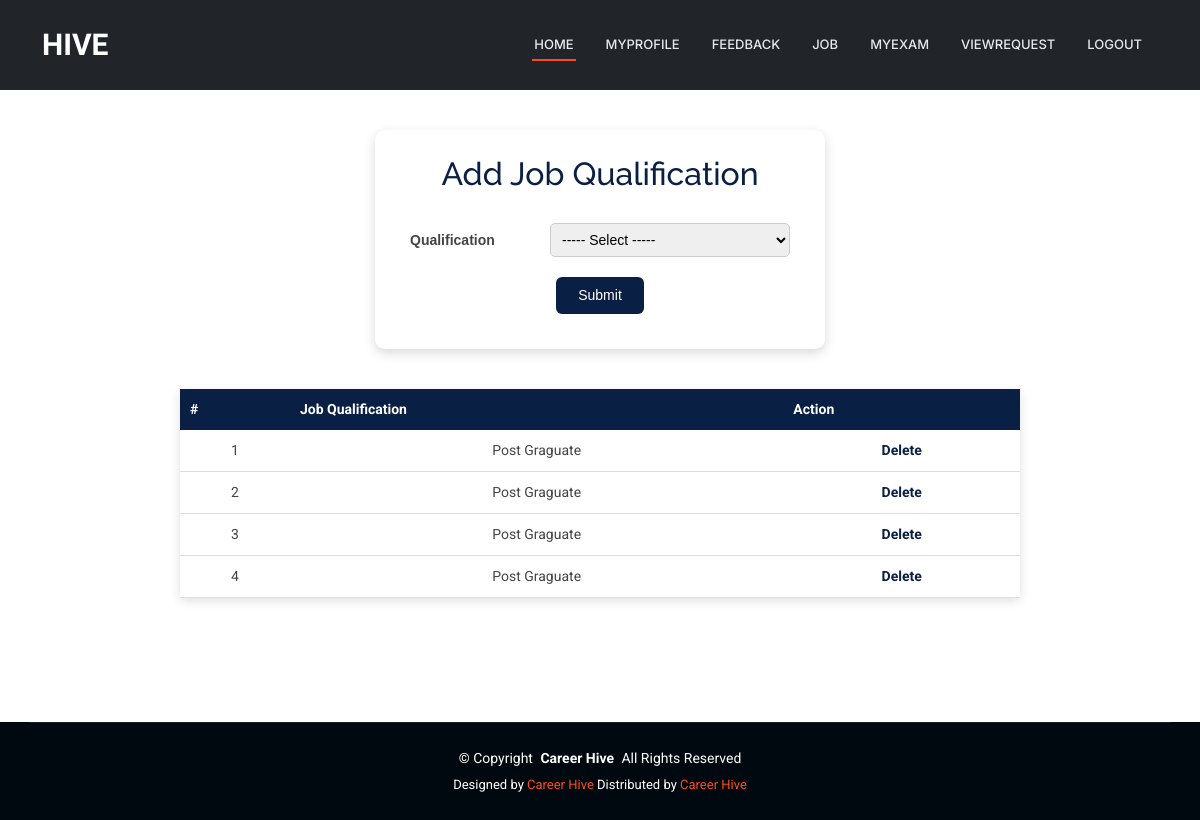
Screenshot of /JobProvider/JobQualification/12 with the database file from the repository.
### JobProvider/models.py (models this page shows)
class tbl_jobqualification(models.Model):
    qualification_id=models.ForeignKey(tbl_qualification,on_delete=models.CASCADE)
    job_id=models.ForeignKey(tbl_job,on_delete=models.CASCADE)

### Admin/models.py (models this page shows)
class tbl_qualification(models.Model):
    qualification_name=models.CharField(max_length=200)

### JobProvider/views.py (the view)
# urls.py: path('JobQualification/<int:jid>',views.JobQualification,name="JobQualification"),
def JobQualification(request,jid):
    qualificationdata=tbl_qualification.objects.all()
    jobqualificationdata=tbl_jobqualification.objects.all()
    if request.method == "POST":
        qualification=tbl_qualification.objects.get(id=request.POST.get('sel_qualification'))
        job=tbl_job.objects.get(id=jid)
        tbl_jobqualification.objects.create(qualification_id=qualification,job_id=job)
        return render(request,'JobProvider/JobQualification.html',{'msg':'Qualification Added..'})
    else:
        return render(request,'JobProvider/JobQualification.html',{'qualificationdata':qualificationdata,'jobqualificationdata':jobqualificationdata})

### JobProvider/Templates/JobProvider/JobQualification.html (shortened to what this page needs)
{% extends 'JobProvider/Header.html' %}
{% block content %}
<head>
</head>
<div class="jp-qual-wrapper">
    <div class="jp-qual-card">
        <h2>Add Job Qualification</h2>
        <form action="" method="POST">
            <table class="jp-qual-form-table">
                <tr>
                    <td>Qualification</td>
                    <td>
                        <select name="sel_qualification" class="jp-qual-select" required>
                            <option value="">----- Select -----</option>
                        </select>
                    </td>
                </tr>
                <tr>
                    <td colspan="2" align="center">
                        <input type="submit" value="Submit" class="jp-qual-btn">
                    </td>
                </tr>
            </table>
        </form>
    </div>
</div>
<div class="jp-qual-table-wrapper">
    <table class="jp-qual-table">
        <tr>
            <th>#</th>
            <th>Job Qualification</th>
            <th>Action</th>
        </tr>
        {% for i in jobqualificationdata %}
        <tr>
            <td>{{ forloop.counter }}</td>
            <td>{{ i.qualification_id.qualification_name }}</td>
            <td class="jp-qual-action">
                <a href="{% url 'JobProvider:DeleteJobqualification' i.id %}">
                    Delete
                </a>
            </td>
        </tr>
        {% endfor %}
    </table>
</div>
{% endblock %}

### Guest/static/Main/assets/css/main.css (style rules this page uses)
:root { --default-font: "Roboto", system-ui, -apple-system, "Segoe UI", Roboto, "Helvetica Neue", Arial, "Noto Sans", "Liberation Sans", sans-serif, "Apple Color Emoji", "Segoe UI Emoji", "Segoe UI Symbol", "Noto Color Emoji"; --heading-font: "Raleway", sans-serif; --nav-font: "Inter", sans-serif; }
:root { --background-color: #ffffff; --default-color: #444444; --heading-color: #273d4e; --accent-color: #ff4a17; --surface-color: #ffffff; --contrast-color: #ffffff; }
:root { --nav-color: #e5eaee; --nav-hover-color: #ff4a17; --nav-mobile-background-color: #ffffff; --nav-dropdown-background-color: #ffffff; --nav-dropdown-color: #444444; --nav-dropdown-hover-color: #ff4a17; }
:root { scroll-behavior: smooth; }
body { color: var(--default-color); background-color: var(--background-color); font-family: var(--default-font); }
a { color: var(--accent-color); text-decoration: none; transition: 0.3s; }
h1, h2, h3, h4, h5, h6 { color: var(--heading-color); font-family: var(--heading-font); }

### JobProvider/Templates/JobProvider/JobQualification.html (style rules this page uses)
.jp-qual-wrapper { width: 100%; display: flex; justify-content: center; margin-top: 30px; font-family: Arial, sans-serif; }
.jp-qual-card { width: 450px; background-color: #ffffff; padding: 25px; border-radius: 10px; box-shadow: 0 4px 12px rgba(0,0,0,0.15); margin-bottom: 40px; }
.jp-qual-card h2 { text-align: center; color: #0a1f44; margin-bottom: 20px; }
.jp-qual-form-table { width: 100%; border-collapse: collapse; }
.jp-qual-form-table td { padding: 10px; font-size: 14px; }
.jp-qual-form-table td:first-child { width: 35%; font-weight: bold; }
.jp-qual-select { width: 100%; padding: 7px; border-radius: 5px; border: 1px solid #ccc; font-size: 14px; }
.jp-qual-btn { background-color: #0a1f44; color: white; border: none; padding: 8px 22px; border-radius: 6px; cursor: pointer; font-size: 14px; }
.jp-qual-table-wrapper { width: 70%; margin: auto; }
.jp-qual-table { width: 100%; border-collapse: collapse; background-color: #ffffff; box-shadow: 0 3px 10px rgba(0,0,0,0.12); }
.jp-qual-table th { background-color: #0a1f44; color: white; padding: 10px; font-size: 14px; }
.jp-qual-table td { padding: 10px; border-bottom: 1px solid #ddd; font-size: 14px; text-align: center; }
.jp-qual-action a { text-decoration: none; color: #0a1f44; font-weight: bold; }

### rows the page displays
tbl_jobqualification: qualification_id.qualification_name "Post Graguate"
tbl_jobqualification: qualification_id.qualification_name "Post Graguate"
tbl_jobqualification: qualification_id.qualification_name "Post Graguate"
tbl_jobqualification: qualification_id.qualification_name "Post Graguate"
